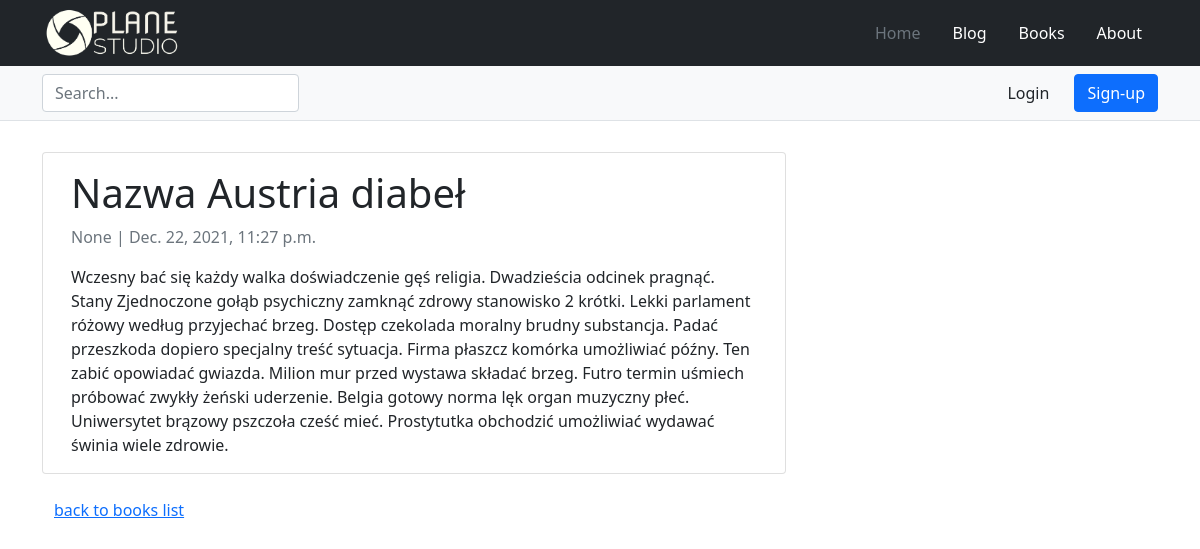
The app's page /books/2021/nazwa-austria-diabel/, older data.
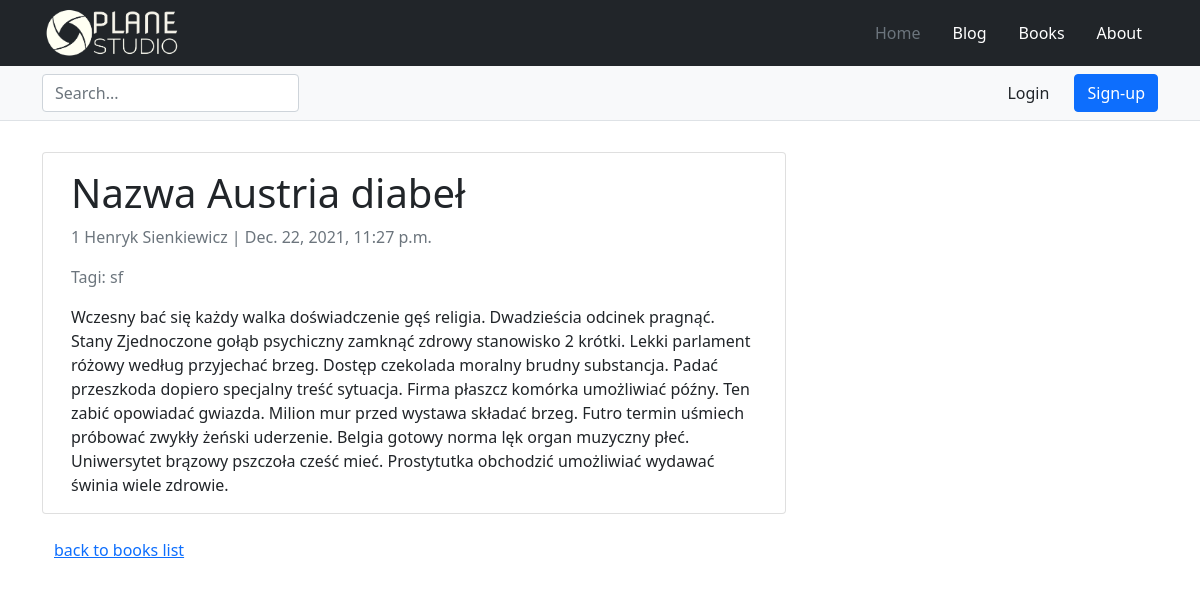
The same page, newer data.
### books/models.py (models this page shows, shortened)
class Book(models.Model):
    title = models.CharField(max_length=550)
    slug = models.SlugField(max_length=255, unique_for_date='created')
    description = models.TextField()
    available = models.BooleanField(default=True)
    published = models.BooleanField(default=False)
    created = models.DateTimeField(auto_now_add=True)
    modified = models.DateTimeField(auto_now=True)
    author = models.ForeignKey(Author, on_delete=models.CASCADE, null=True)
    tags = models.ManyToManyField("tags.Tag", related_name="books")
    class Meta:
        ordering = ['-created']

class Author(models.Model):
    first_name = models.CharField(max_length=30)
    last_name = models.CharField(max_length=30)
    def __str__(self) -> str:
        return f'{self.pk} {self.first_name} {self.last_name}'

### tags/models.py (models this page shows, shortened)
class Tag(models.Model):
    name = models.CharField(unique=True, max_length=100)
    slug = models.SlugField(unique=True, max_length=100)

### books/views.py (the view)
# urls.py: path('<int:year>/<slug:book>/', book_detail, name='book_detail'),
def book_detail(request, year, book):
    book = get_object_or_404(Book, slug=book, created__year=year)
    book_tags = book.tags.all()
    return render(request, "books/book_detail.html", {"book": book, "tags": book_tags})

### books/templates/books/book_detail.html (shortened to what this page needs)
{% extends 'main/base.html' %}
{% block content %}
<div class="container">
  <div class="row">
    <div class="col-md-8 card mb-4  mt-3 left  top">
      <div class="card-body">
        <h1>{{ book.title }}</h1>
        <p class="text-muted">{{ book.author }} | {{ book.created }}</p>
        {% if tags %}
          <p class=" text-muted">Tagi:
            {% for tag in tags %}
              {{ tag.name }}
            {% endfor %}
        {% endif %}
        <p class="card-text ">{{ book.description }}</p>
      </div>
    </div>
  </div>
  <div><a href="{% url 'books:books_index' %}">back to books list</a></div>
</div>
{% endblock content %}

### main/templates/main/base.html (shortened to what this page needs)
{% load static %}
<!DOCTYPE html>
<html lang="en">
<head>
    <link rel="stylesheet" href="{% static 'main/css/bootstrap.css' %}">
    <link rel="stylesheet" href="{% static 'main/style.css' %}">
</head>
<body>
    <header class="fixed-top">
        <div class="px-3 py-2 bg-dark text-white ">
          <div class="container">
            <div class="d-flex flex-wrap align-items-center justify-content-center justify-content-lg-start">
              <a href="/" class="small_logo d-flex align-items-center my-2 my-lg-0 me-lg-auto text-white text-decoration-none">
                <img class="bi me-2 small_logo" width="140" id="small_logo" src="{% static 'main/images/logo.png' %}" alt="Logo">
              </a>
              <ul class="nav col-12 col-lg-auto my-2 justify-content-center my-md-0 text-small">
                <li>
                  <a href="/" class="nav-link text-secondary">
                    Home
                  </a>
                </li>
                <li>
                  <a href="{% url 'blog:blog_index' %}" class="nav-link text-white">
                    Blog
                  </a>
                </li>
                <li>
                  <a href="{% url 'books:books_index' %}" class="nav-link text-white">
                   Books
                  </a>
                </li>
                <li>
                  <a href="{% url 'main:about' %}" class="nav-link text-white">
                    About
                  </a>
                </li>
              </ul>
            </div>
          </div>
        </div>
        <div class="px-3 py-2 bg-light border-bottom mb-3">
          <div class="container d-flex flex-wrap justify-content-center">
            <form class="col-12 col-lg-auto mb-2 mb-lg-0 me-lg-auto">
              <input type="search" class="form-control" placeholder="Search..." aria-label="Search">
            </form>
            <div class="text-end">
              <button type="button" class="btn btn-light text-dark me-2">Login</button>
              <button type="button" class="btn btn-primary">Sign-up</button>
            </div>
          </div>
        </div>
      </header>
    <main class="container">
        {% block content %}
        {% endblock %}
    </main>
</body>
</html>

### main/static/main/style.css (style rules this page uses)
.small_logo img { filter: invert(1)!important; }
body { min-height: 75rem; padding-top: 8.5rem; }

Row changes from the older to the newer data that the page shows:
changed Book "Nazwa Austria diabeł": author "None" → "1 Henryk Sienkiewicz"
added Tag: name "sf"
Text that changed along with them:
text now shown: "Tagi:"
